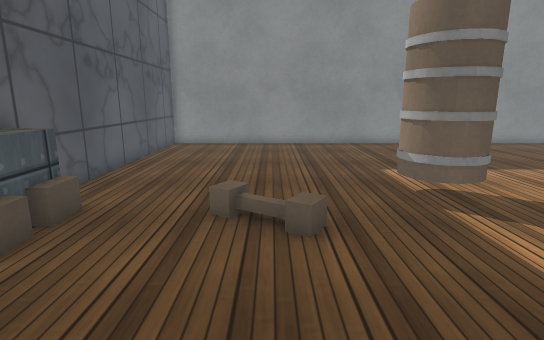
View 1 (above)

13 first-person views from a walk through a scene from a Unity 3-D project. The camera is 1.2 m above the floor, tilts 12° down and sees 80° across. The floor is counted in squares, 0.5 m on a side. Each view is taken from the middle of a square. On the plan, view 1 faces up. The plan holds only what a view shows up to about 20 squares ahead; the rest is blank. The place goes on beyond the plan. Surface patterns are stand-ins for the level's own textures.

View 2
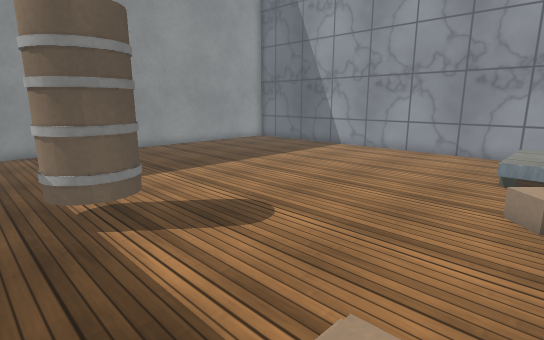

View 3
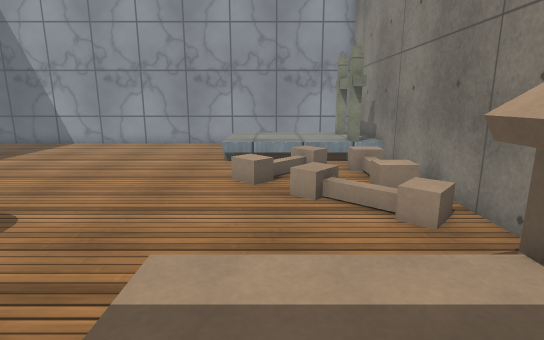

View 4
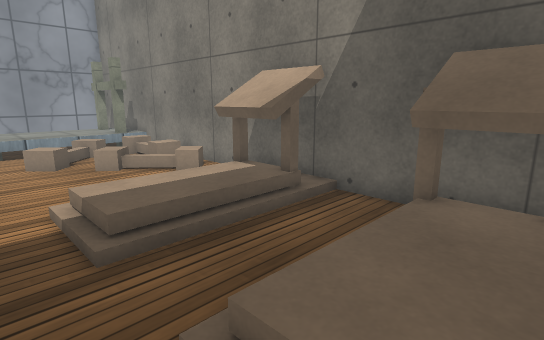

View 5
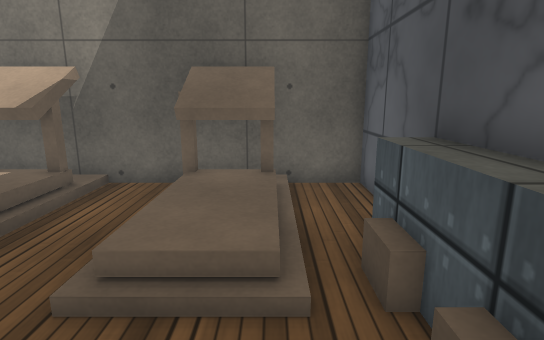

View 6
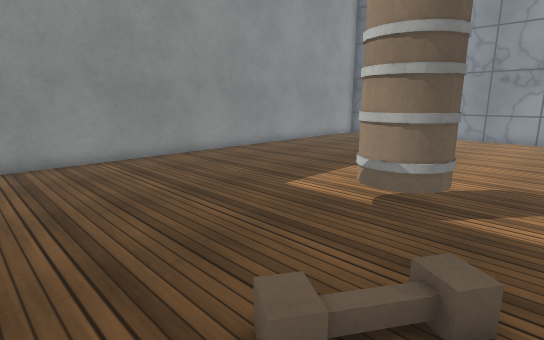

View 7
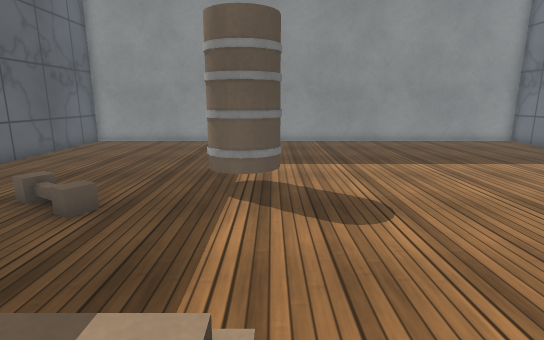

View 8
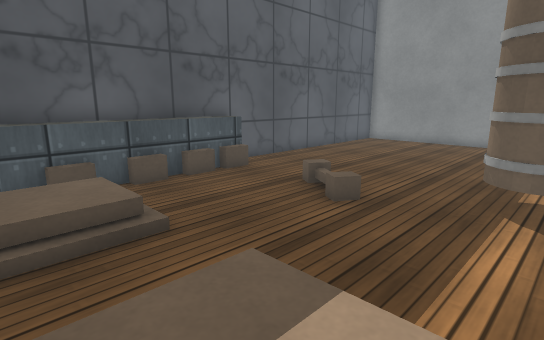

View 9
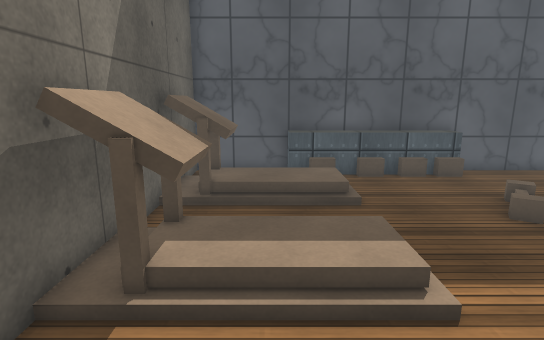

View 10
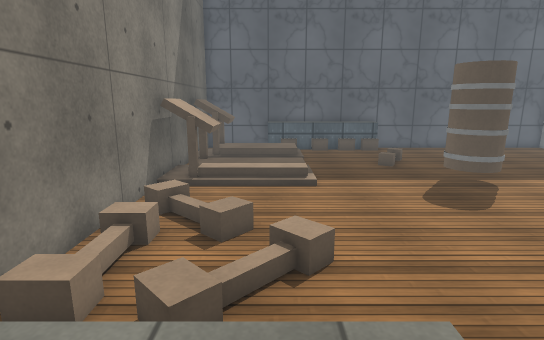

View 11
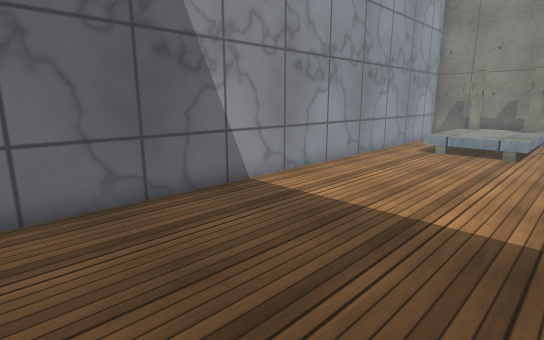

View 12
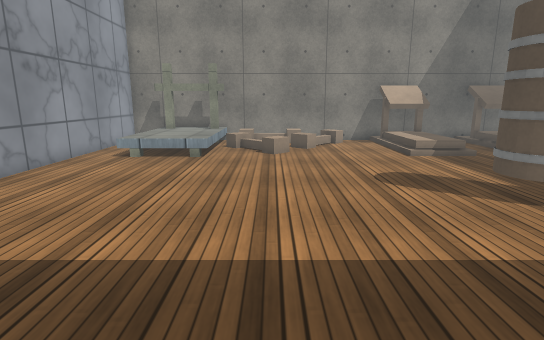

View 13
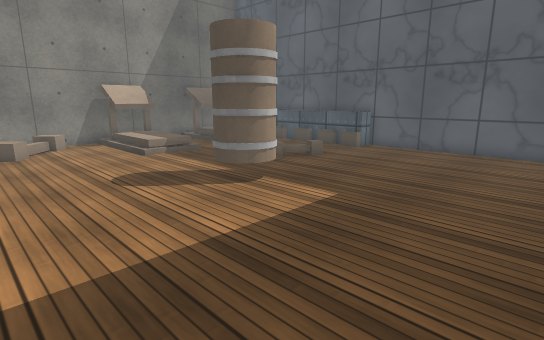

### Floor plan
Key: @ floor where view 1 was taken; # wall or solid block; . main floor; : floor 0.5 m higher than the main floor; / step, stairs or slope; = window, fence, low wall or low ledge; O other object.
Columns run from 6 left of view 1 to 20 right of it. Each row starts with its distance up from view 1.
 19 ###########################
 18 #.........................#
 17 #.........................#
 16 #.........................#
 15 #.........................#
 14 #.........................#
 13 #.........................#
 12 #.........................#
 11 #.........................#
 10 #.........................#
  9 #.........OO..............#
  8 #........OOO..............#
  7 #=...O....OO..............#
  6 #O.....O..................#
  5 #O........................#
  4 #O........................#
  3 #O........................#
  2 #O................../////.#
  1 #O.O  ../  /.....O../:::/.#
  0 #=.   @./  /.....//./:::/.#
 -1 #..   ../  /...//.///:::/.#
 -2 #..OOO..OOO/..//...//:::  #
 -3 #..OOO..OOO/.O/.O///##### #
 -4 ###OOO##OOO########### ####
 -5 #############

Positions as (right, up) in squares from view 1, and headings:
1: (0, 0), facing up
2: (2, 0), facing up-right
3: (1, 0), facing right
4: (-3, 3), facing down-right
5: (-3, 5), facing down
6: (-3, 5), facing up-right
7: (5, -1), facing up
8: (5, -1), facing up-left
9: (9, -1), facing left
10: (17, 0), facing left
11: (12, 18), facing down-right
12: (11, 16), facing down
13: (11, 16), facing down-left
